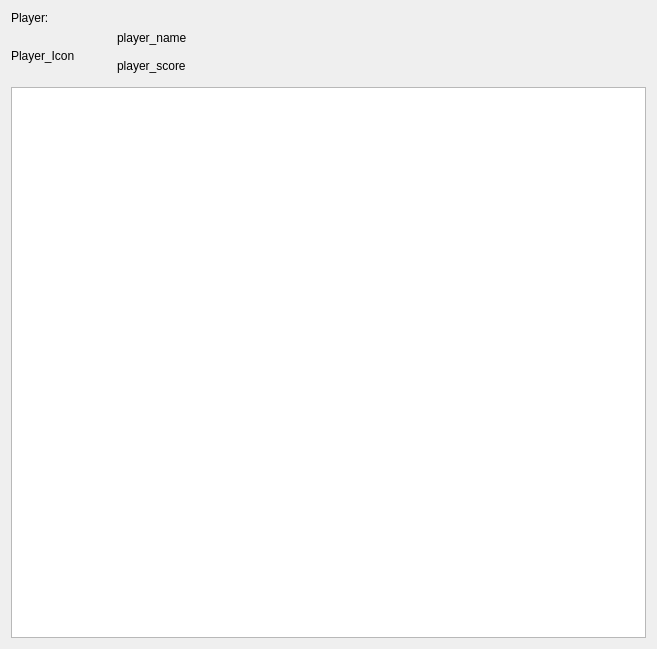
<?xml version="1.0" encoding="UTF-8"?>
<ui version="4.0">
 <class>Memory_Widget</class>
 <widget class="QWidget" name="Memory_Widget">
  <property name="geometry">
   <rect>
    <x>0</x>
    <y>0</y>
    <width>657</width>
    <height>649</height>
   </rect>
  </property>
  <property name="windowTitle">
   <string>Form</string>
  </property>
  <layout class="QVBoxLayout" name="verticalLayout_2">
   <item>
    <layout class="QVBoxLayout" name="verticalLayout">
     <item>
      <widget class="QLabel" name="title">
       <property name="text">
        <string>Player:</string>
       </property>
      </widget>
     </item>
     <item>
      <layout class="QGridLayout" name="gridLayout">
       <item row="0" column="0" rowspan="2">
        <widget class="QLabel" name="player_icon">
         <property name="minimumSize">
          <size>
           <width>50</width>
           <height>50</height>
          </size>
         </property>
         <property name="maximumSize">
          <size>
           <width>100</width>
           <height>200</height>
          </size>
         </property>
         <property name="text">
          <string>Player_Icon</string>
         </property>
         <property name="scaledContents">
          <bool>false</bool>
         </property>
        </widget>
       </item>
       <item row="0" column="1">
        <widget class="QLabel" name="player_name">
         <property name="text">
          <string>player_name</string>
         </property>
         <property name="textFormat">
          <enum>Qt::RichText</enum>
         </property>
        </widget>
       </item>
       <item row="1" column="1">
        <widget class="QLabel" name="player_score">
         <property name="minimumSize">
          <size>
           <width>150</width>
           <height>30</height>
          </size>
         </property>
         <property name="text">
          <string>player_score</string>
         </property>
        </widget>
       </item>
      </layout>
     </item>
     <item>
      <widget class="QGraphicsView" name="graphicsView"/>
     </item>
    </layout>
   </item>
  </layout>
 </widget>
 <resources/>
 <connections/>
</ui>
